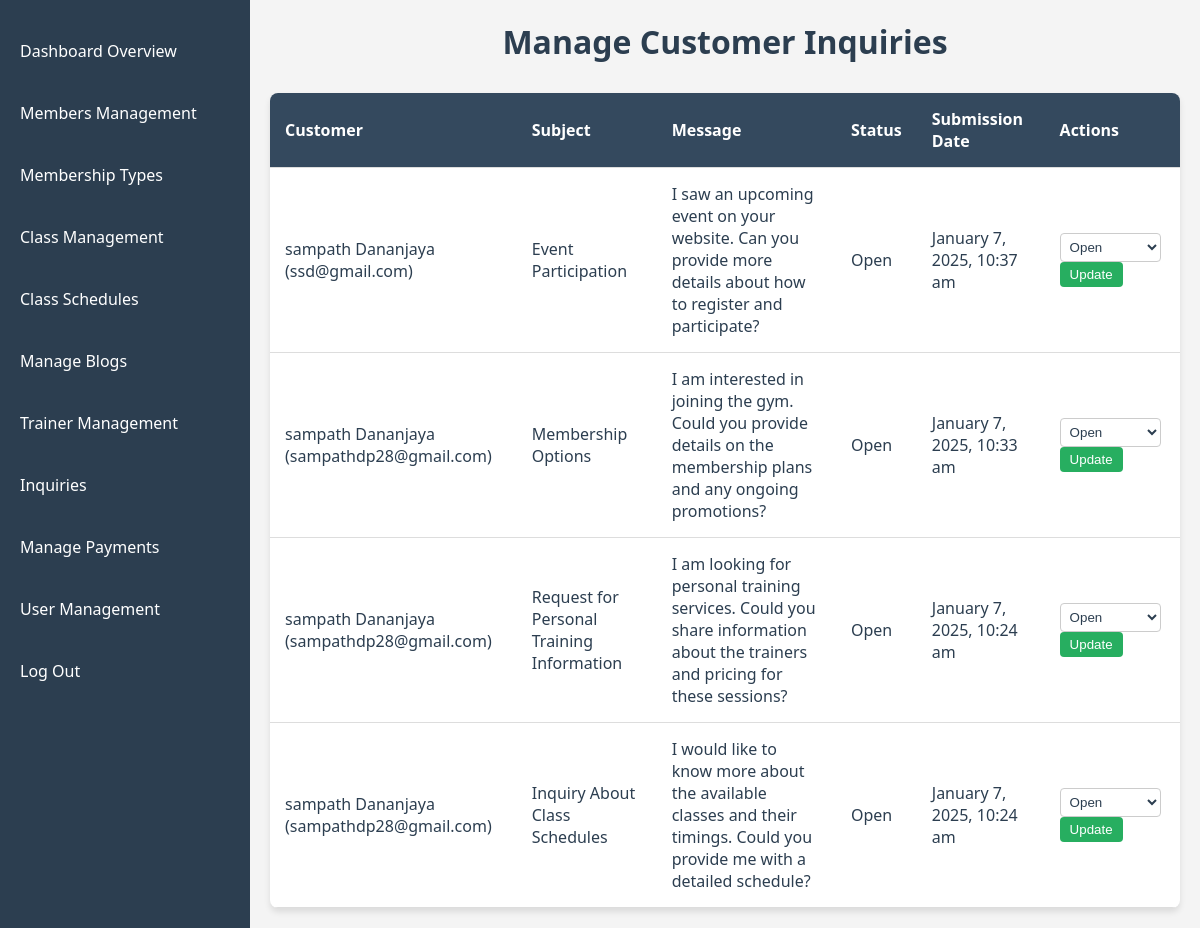
/Admin/manage_inquiries.php (signed in), run on the app's committed database.
### tables this page shows
CREATE TABLE IF NOT EXISTS `customerinquiries` (
  `inquiry_id` int(11) NOT NULL AUTO_INCREMENT,
  `customer_id` int(11) NOT NULL,
  `subject` varchar(255) NOT NULL,
  `message` text NOT NULL,
  `submission_date` timestamp NULL DEFAULT CURRENT_TIMESTAMP,
  `status` enum('Open','In Progress','Resolved') DEFAULT 'Open',
  `assigned_staff_id` int(11) DEFAULT NULL,
  `resolution_date` timestamp NULL DEFAULT NULL,
  PRIMARY KEY (`inquiry_id`),
  KEY `customer_id` (`customer_id`),
  KEY `assigned_staff_id` (`assigned_staff_id`)
);

CREATE TABLE IF NOT EXISTS `customers` (
  `customer_id` int(11) NOT NULL AUTO_INCREMENT,
  `email` varchar(100) NOT NULL,
  `password_hash` varchar(255) NOT NULL,
  `first_name` varchar(50) NOT NULL,
  `last_name` varchar(50) NOT NULL,
  `phone_number` varchar(20) DEFAULT NULL,
  `date_of_birth` date DEFAULT NULL,
  `gender` enum('Male','Female','Other') DEFAULT NULL,
  `registration_date` timestamp NULL DEFAULT CURRENT_TIMESTAMP,
  `last_login` timestamp NULL DEFAULT NULL,
  PRIMARY KEY (`customer_id`),
  UNIQUE KEY `email` (`email`)
);

### Admin/manage_inquiries.php (the view, shortened to what this page needs)
<?php
require 'db.php';
$query = "
    SELECT
        ci.inquiry_id, ci.subject, ci.message, ci.status, ci.submission_date,
        c.first_name, c.last_name, c.email AS customer_email
    FROM
        CustomerInquiries ci
    JOIN
        Customers c ON ci.customer_id = c.customer_id
    ORDER BY
        ci.submission_date DESC
";
$result = $conn->query($query);
?>
<!DOCTYPE html>
<html lang="en">
<head>
</head>
<body>
    <?php include('sidebar.php'); ?>
    <div class="container">
        <h1>Manage Customer Inquiries</h1>
        <table>
            <thead>
                <tr>
                    <th>Customer</th>
                    <th>Subject</th>
                    <th>Message</th>
                    <th>Status</th>
                    <th>Submission Date</th>
                    <th>Actions</th>
                </tr>
            </thead>
            <tbody>
                <?php if ($result && $result->num_rows > 0): ?>
                    <?php while ($row = $result->fetch_assoc()): ?>
                        <tr>
                            <td><?php echo htmlspecialchars($row['first_name'] . ' ' . $row['last_name']); ?> (<?php echo htmlspecialchars($row['customer_email']); ?>)</td>
                            <td><?php echo htmlspecialchars($row['subject']); ?></td>
                            <td><?php echo htmlspecialchars($row['message']); ?></td>
                            <td><?php echo htmlspecialchars($row['status']); ?></td>
                            <td><?php echo date('F j, Y, g:i a', strtotime($row['submission_date'])); ?></td>
                            <td>
                                <form method="POST" style="display: inline;">
                                    <select name="status" class="status-select">
                                        <option value="Open" <?php echo $row['status'] === 'Open' ? 'selected' : ''; ?>>Open</option>
                                    </select>
                                    <button type="submit" name="update_status" class="btn">Update</button>
                                </form>
                            </td>
                        </tr>
                    <?php endwhile; ?>
                <?php else: ?>
                    <tr>
                        <td colspan="7" style="text-align: center;">No inquiries found.</td>
                    </tr>
                <?php endif; ?>
            </tbody>
        </table>
    </div>
</body>
</html>

### Admin/manage_inquiries.php (style rules this page uses)
* { margin: 0; padding: 0; box-sizing: border-box; }
body { font-family: 'Segoe UI', Tahoma, Geneva, Verdana, sans-serif; background-color: #f4f4f4; display: flex; }
.container { margin-left: 250px; padding: 20px; width: calc(100% - 250px); }
h1 { text-align: center; color: #2c3e50; margin-bottom: 30px; }
table { width: 100%; border-collapse: collapse; margin-top: 20px; background-color: #ffffff; box-shadow: 0 4px 6px rgba(0, 0, 0, 0.1); border-radius: 8px; overflow: hidden; }
table thead { background-color: #34495e; color: white; }
table th, table td { padding: 15px; text-align: left; border-bottom: 1px solid #ddd; }
table th { font-weight: bold; }
table td { color: #2c3e50; }
.status-select { padding: 5px; border-radius: 4px; border: 1px solid #ccc; background-color: #ffffff; color: #2c3e50; cursor: pointer; }
.btn { padding: 5px 10px; border-radius: 4px; border: none; background-color: #27ae60; color: white; cursor: pointer; transition: background-color 0.3s ease; }

### data on the page
customerinquiries: customer.last_name "sampath Dananjaya", customer.email "ssd@gmail.com", subject "Event Participation", message "I saw an upcoming event on your website. Can you provide more details about how to register and participate?", status "Open", submission_date "January 7, 2025, 10:37 am"
customerinquiries: customer.last_name "sampath Dananjaya", customer.email "sampathdp28@gmail.com", subject "Membership Options", message "I am interested in joining the gym. Could you provide details on the membership plans and any ongoing promotions?", status "Open", submission_date "January 7, 2025, 10:33 am"
customerinquiries: customer.last_name "sampath Dananjaya", customer.email "sampathdp28@gmail.com", subject "Request for Personal Training Information", message "I am looking for personal training services. Could you share information about the trainers and pricing for these sessions?", status "Open", submission_date "January 7, 2025, 10:24 am"
customerinquiries: customer.last_name "sampath Dananjaya", customer.email "sampathdp28@gmail.com", subject "Inquiry About Class Schedules", message "I would like to know more about the available classes and their timings. Could you provide me with a detailed schedule?", status "Open", submission_date "January 7, 2025, 10:24 am"

### other printed values
$label "Dashboard Overview"
$label "Members Management"
$label "Membership Types"
$label "Class Management"
$label "Class Schedules"
$label "Manage Blogs"
$label "Trainer Management"
$label "Inquiries"
$label "Manage Payments"
$label "User Management"
$label "Log Out"
